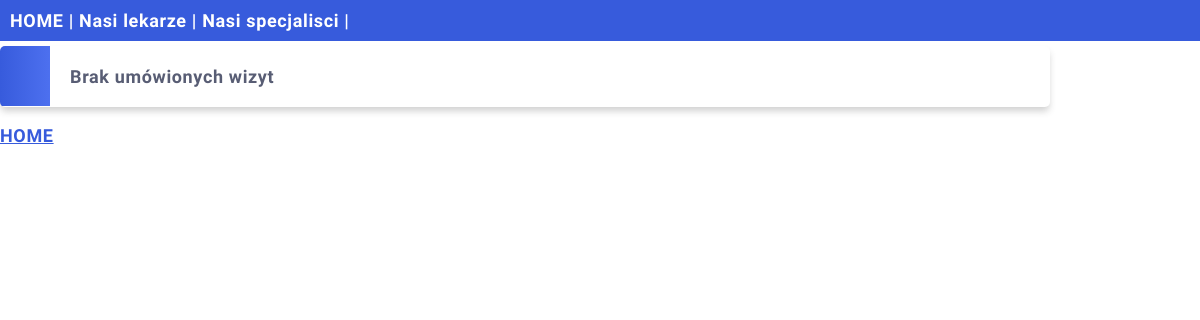
/reservations/, run on an earlier commit of the app's database.
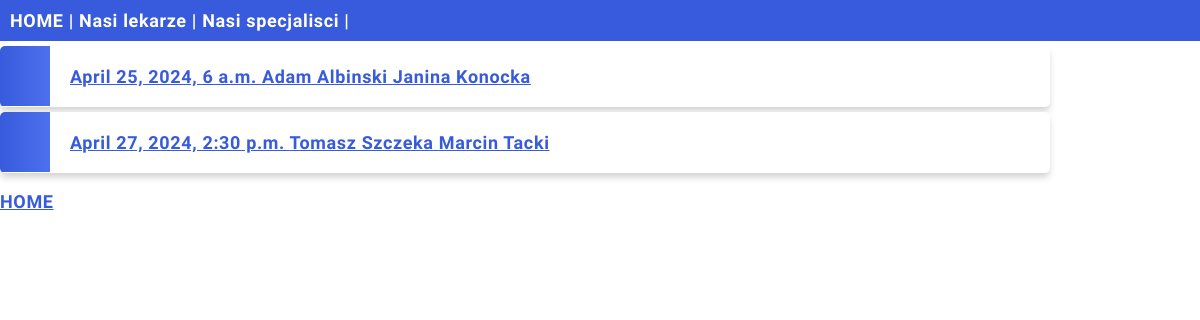
And on a later commit of the database.
### app/models.py (models this page shows, shortened)
class Visit(models.Model):
    created_date = models.DateTimeField(auto_now_add=True)
    patient = models.ForeignKey(Patient, on_delete=models.PROTECT, related_name='reservations', blank=True, null=True)
    doctor = models.ForeignKey(Doctor, on_delete=models.CASCADE, related_name='reservations')
    speciality = models.CharField(max_length=100, null=True, blank=True)
    date = models.DateTimeField()
    description = models.TextField()
    class Meta:
        verbose_name_plural = "Wizyty"

class Member(models.Model):
    first_name = models.CharField(max_length=255, blank=False, null=False)
    second_name = models.CharField(max_length=255, blank=True, null=True)
    last_name = models.CharField(max_length=255, blank=False, null=False)
    added_date = models.DateField(auto_now_add=True)
    phone = models.IntegerField(unique=True, blank=False, null=False)
    email = models.EmailField(max_length=254, verbose_name="Email Address", unique=True, validators=[validate_email])
    class Meta:
        abstract = True

class Doctor(Member):
    speciality = models.CharField(max_length=255, blank=False, null=True)
    def __str__(self):
        return f"{self.first_name} {self.last_name}"
    class Meta:
        verbose_name_plural = "Lekarze"

class Patient(Member):
    identity_number = models.PositiveIntegerField(blank=False, null=False, unique=True)
    client_number = models.CharField(max_length=10, unique=True, default=generate_unique_client_number,
                                     verbose_name="Client Number")
    def __str__(self):
        return f"{self.first_name} {self.last_name}"
    class Meta:
        verbose_name_plural = "Pacjenci"

### app/views.py (the view)
# urls.py: path('reservations/', views.reservations, name='reservations'),
def reservations(request):
    all_reservations = Visit.objects.filter(patient__isnull=False)
    template = loader.get_template('reservations.html')
    context = {'all_reservations': all_reservations}
    return HttpResponse(template.render(context, request))

### app/templates/reservations.html (shortened to what this page needs)
{% extends "main.html" %}
{% block content %}
<ul>
  {% for x in all_reservations %}
    <li><a href="reservation/{{x.id}}"> {{ x.date }} {{ x.doctor }} {{ x.patient }} </a></li>
  {% empty %}
    <li> Brak umówionych wizyt</li>
  {% endfor %}
</ul>
<p><a href="/">HOME</a></p>
{% endblock %}

What changed in the data, as far as the page shows it:
added Visit: date "April 25, 2024, 6 a.m.", doctor "Adam Albinski", patient "Janina Konocka"
added Visit: date "April 27, 2024, 2:30 p.m.", doctor "Tomasz Szczeka", patient "Marcin Tacki"
Also different on the page:
text no longer shown: "Brak umówionych wizyt"
